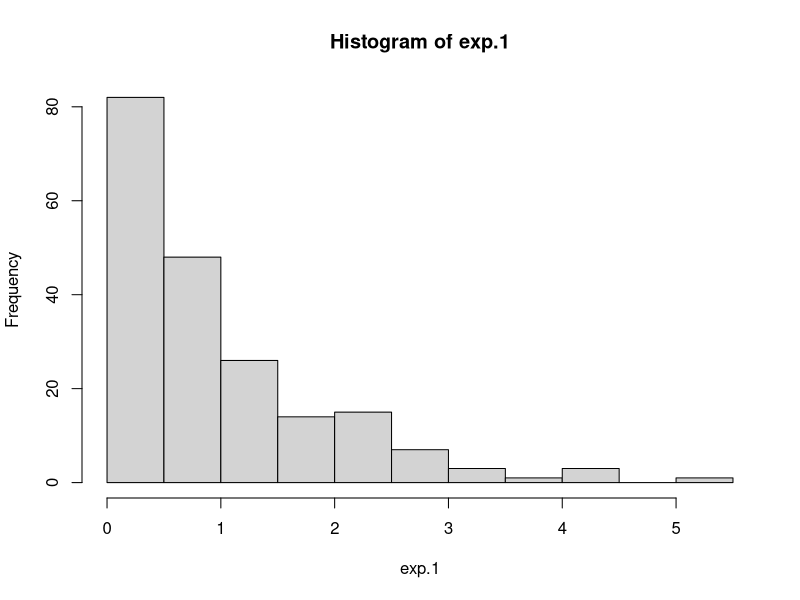
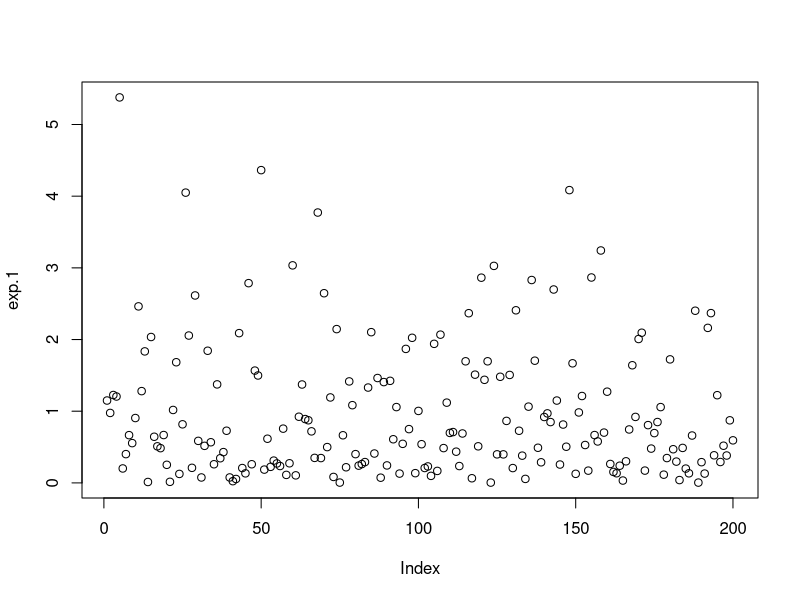
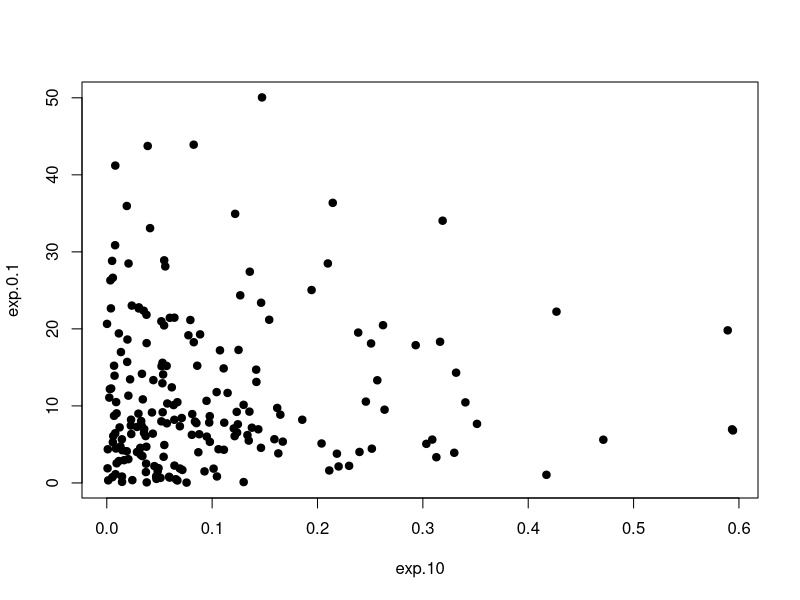
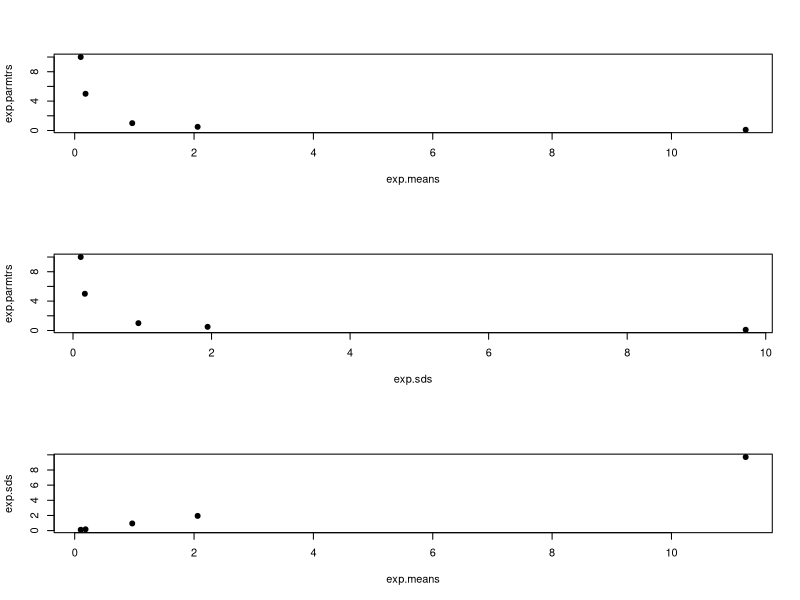
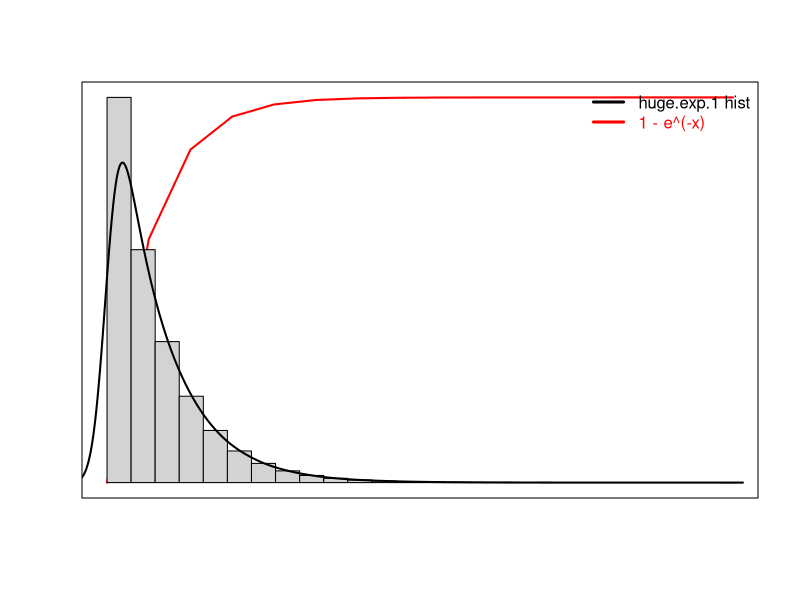
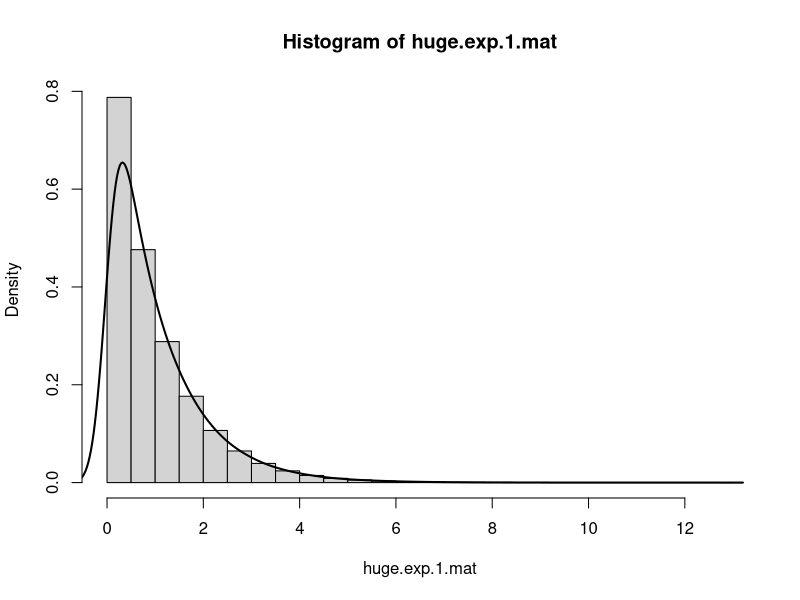
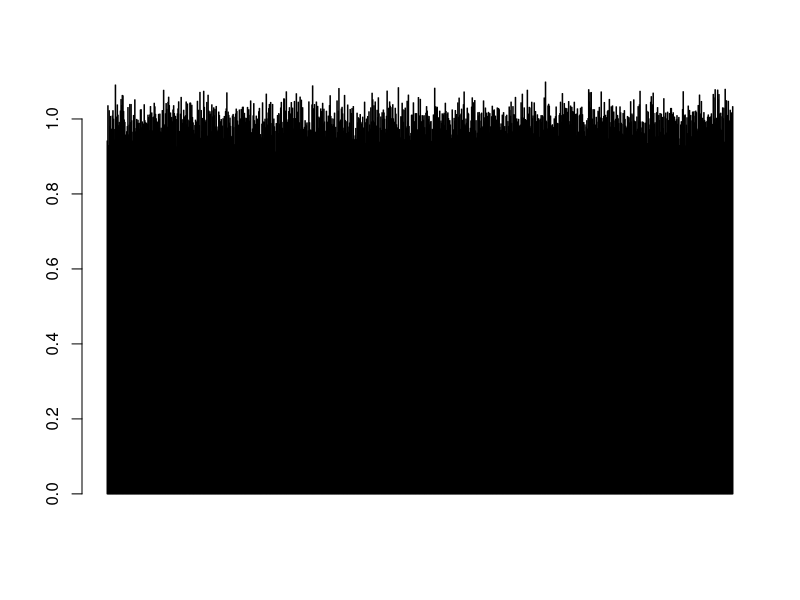

Source code (R) for these figures, in order:
#   Задание 1
#################################
#Сгенерируйте 200 случайных значений из стандартного экспоненциального распределения и сохраните в вектор exp.1. Найдите среднее и стандартное отклонение из данных этого вектора.

exp.1 <- rexp(n = 200)
mean(exp.1)
sd(exp.1)
#Повторите, использовав следующие значения параметра λ: 0.1, 0.5, 5, 10, и сохраните результаты в векторы: exp.0.1, exp.0.5, exp.5, exp.10.

exp.0.1 <- rexp(n = 200, rate = 0.1)
exp.0.5 <- rexp(n = 200, rate = 0.5)
exp.5 <- rexp(n = 200, rate = 5)
exp.10 <- rexp(n = 200, rate = 10)
#Используйте функцию hist() для построения гистограммы полученного ранее стандартного распределения.
#Используйте функцию plot() с тем же самым вектором для построения графика значений в порядке следования.

hist(exp.1)
plot(exp.1)
#Используйте функцию plot() с любыми двумя полученными ранее векторами, чтобы получить диаграмму рассеяния (scatterplot) этих векторов относительно друг друга.

plot(exp.10, exp.0.1, bg = "black", pch = 21)
#Теперь сравним свойства всех наших векторов. Для начала создадим вектор, содержащий средние значения каждого из 5 полученных ранее распределений в порядке их создания. Полученный вектор сохраним в переменную exp.means.

exp.means <- c(mean(exp.1), mean(exp.0.1), mean(exp.0.5), mean(exp.5), mean(exp.10))
#Далее необходимо создать следующие диаграммы рассеяния:
#Вектор с пятью средними относительно каждого из пяти векторов с различными значениями λ.
#Вектор с пятью стандартными отклонениями относительно каждого из пяти векторов с различными значениями λ.
#Вектор с пятью средними относительно вектора с пятью стандартными отклонениями.
exp.parmtrs <- c(1, 0.1, 0.5, 5, 10)
exp.sds <- c(sd(exp.1), sd(exp.0.1), sd(exp.0.5), sd(exp.5), sd(exp.10))

par(mfrow = c(3, 1))
plot(exp.means, exp.parmtrs, bg = "black", pch = 21)
plot(exp.sds, exp.parmtrs, bg = "black", pch = 21)
plot(exp.means, exp.sds, bg = "black", pch = 21)
#Для каждого графика, поясните увиденное.

#Вывод №1: значения параметров λ обратно пропорциональны среднему и стандартному отклонению экспоненциального распределения
#Интересный факт: графики зависимостей λ от mean и sd для __экспоненциального__ распределения представляют собой экспоненту
#Вывод №2: sd и mean прямо пропорциональны и имеют прямолинейную зависимость

par(mfrow = c(1, 1))
#   Задание 2
#################################
#Для демонстрации сгенерируйте 1100000 (1 млн. 100 тысяч) чисел из стандартного экспоненциального распределения и сохраните их в вектор huge.exp.1. Получите среднее и стандартное отклонение.

huge.exp.1 <- rexp(1100000)
huge.exp.1.mean <- mean(huge.exp.1)
huge.exp.1.sd <- sd(huge.exp.1)
print(huge.exp.1.mean)
print(huge.exp.1.sd)
#Получите гистограмму huge.exp.1. Она соответствует функции 1 - e:^(-x)? Должна ли?

plot(0:15, type = "l", 1 - exp(-(0:15)), lwd = 2, main = "", xlab = "", ylab = "", yaxt = "n", xaxt = "n", col = "red")
par(new = TRUE)
hist(huge.exp.1, prob = TRUE, main = "", xlab = "", ylab = "", yaxt = "n", xaxt = "n")
lines(density(huge.exp.1, adjust = 5), lwd = 2)
legend("topright", col = c("black", "red"), lty = 1, lwd = 3, bty = "n",
        legend = c("huge.exp.1 hist", "1 - e^(-x)"), text.col = c("black", "red"))
#Полученный график распределения случайной величины очевидно не соответствует графику соответствующей функции распределения и не должен, т.к. в 1 случае - распределение случайной величины по экспоненциальному закону, а во втором - функция

#Получите среднее всех чисел из huge.exp.1 строго больших 1. Для проверки выборки может потребоваться новый вектор.

mean(huge.exp.1[huge.exp.1 > 1])
#Получите матрицу huge.exp.1.mat, содержащую 1100 строк и 1000 колонок. Постройте гистограмму, использовав полученную матрицу. Что можно сказать о полученных данных?

huge.exp.1.mat <- matrix(huge.exp.1, 1100, 1000)
hist(huge.exp.1.mat, prob = TRUE)
lines(density(huge.exp.1.mat, adjust = 5), lwd = 2)
#Вид гистограммы совпадает с полученной из вектора

#Рассчитайте среднее 137-й колонки из huge.exp.1.mat

colMeans(huge.exp.1.mat)[137]
#Найдите среднее всей 1000 колонок и сохраните их в вектор. Отобразите диаграмму средних зннчений колонок. Объясните почему форма диаграммы отличается от виденных ранее

huge.exp.1.mat.mean <- colMeans(huge.exp.1.mat)
barplot(huge.exp.1.mat.mean)
#Рассчитайте квадрат каждого значения из huge.exp.1 и найдите среднее и стандартное отклонение полученного вектора квадратов. Объясните отличие от соответствующих показателей вектора huge.exp.1.

huge.exp.1.square <- huge.exp.1 ^ 2
huge.exp.1.square.mean <- mean(huge.exp.1.square)
huge.exp.1.square.sd <- sd(huge.exp.1.square)
print(huge.exp.1.square.mean)
print(huge.exp.1.square.sd)

huge.exp.1.square.mean - huge.exp.1.mean
#По формуле среднего - чем больше сумма всех элементов, тем больше значение среднего, количество элементов остается прежним
huge.exp.1.square.sd - huge.exp.1.sd
#Значение среднего векторов квадратов больше (см. выше): из-за этого и из-за отличающихся от обычных значений вектора элементов x прослеживается ощутимая разница в результатах